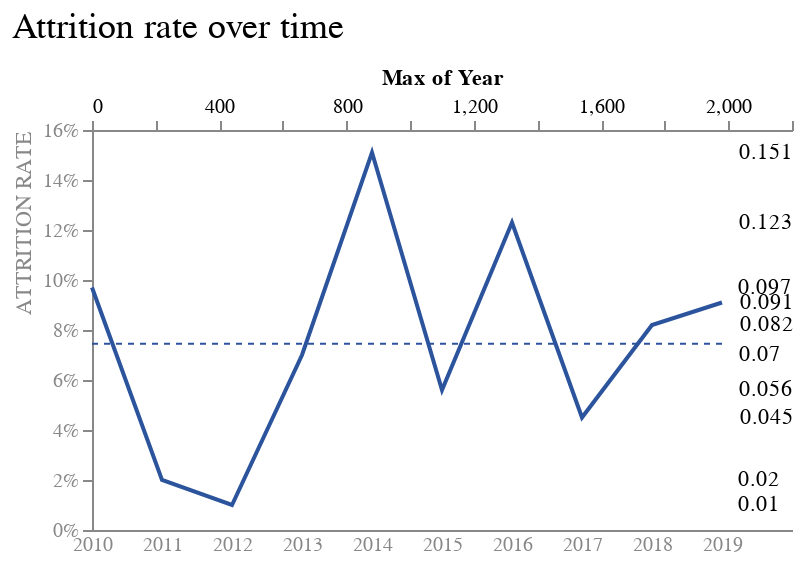

Notebook code for this chart:
### Markdown cell above
![Alt text](\Images\2_5b.png)

### Code cell
line = base.mark_line(color = '#2c549d').encode(
    x = alt.X('Year:O',
              axis = alt.Axis(labelAngle = 0, labelColor = '#888888', ticks = False),
              title = None,
              scale = alt.Scale(align = 0)
              ), 
    y = alt.Y('Attrition Rate',
              axis = alt.Axis(grid = False, titleAnchor = 'end', 
                              labelColor = "#888888", titleColor = '#888888', 
                              tickCount = 9, format = "%", titleFontWeight = 'normal'), 
              title = "ATTRITION RATE"
              )
    )

label = base.mark_text(align = 'left', dx = 3).encode(
    x= alt.X('Year', aggregate = 'max'),
    y = alt.Y('Attrition Rate', aggregate = {'argmax': 'Year'}),
    text = alt.Text('Attrition Rate')
)

final = line + rule + label

final.properties(
    width = 350,
    height = 200
).configure_view(stroke = None)

### Figure 1 — Vega-Lite specification as saved in the notebook (floating-point values rounded to 4 significant figures)
{"config": {"view": {"continuousWidth": 300, "continuousHeight": 300, "stroke": null}}, "layer": [{"mark": {"type": "line", "color": "#2c549d"}, "encoding": {"x": {"axis": {"labelAngle": 0, "labelColor": "#888888", "ticks": false}, "field": "Year", "scale": {"align": 0}, "title": null, "type": "ordinal"}, "y": {"axis": {"format": "%", "grid": false, "labelColor": "#888888", "tickCount": 9, "titleAnchor": "end", "titleColor": "#888888", "titleFontWeight": "normal"}, "field": "Attrition Rate", "title": "ATTRITION RATE", "type": "quantitative"}}, "title": {"text": "Attrition rate over time", "anchor": "start", "fontSize": 18, "fontWeight": "normal", "offset": 10}}, {"mark": {"type": "rule", "color": "#2c549d", "strokeDash": [3, 3]}, "encoding": {"x": {"value": 0}, "x2": {"value": 315}, "y": {"aggregate": "mean", "field": "Attrition Rate", "type": "quantitative"}}, "title": {"text": "Attrition rate over time", "anchor": "start", "fontSize": 18, "fontWeight": "normal", "offset": 10}}, {"mark": {"type": "text", "align": "left", "dx": 3}, "encoding": {"text": {"field": "Attrition Rate", "type": "quantitative"}, "x": {"aggregate": "max", "field": "Year", "type": "quantitative"}, "y": {"aggregate": {"argmax": "Year"}, "field": "Attrition Rate", "type": "quantitative"}}, "title": {"text": "Attrition rate over time", "anchor": "start", "fontSize": 18, "fontWeight": "normal", "offset": 10}}], "data": {"name": "data-0a7ed12b3693b0f6b7061ff4e2683f48"}, "height": 200, "width": 350, "$schema": "https://vega.github.io/schema/vega-lite/v5.15.1.json", "datasets": {"data-0a7ed12b3693b0f6b7061ff4e2683f48": [{"Year": 2019, "Attrition Rate": 0.091}, {"Year": 2018, "Attrition Rate": 0.082}, {"Year": 2017, "Attrition Rate": 0.045}, {"Year": 2016, "Attrition Rate": 0.123}, {"Year": 2015, "Attrition Rate": 0.056}, {"Year": 2014, "Attrition Rate": 0.151}, {"Year": 2013, "Attrition Rate": 0.07}, {"Year": 2012, "Attrition Rate": 0.01}, {"Year": 2011, "Attrition Rate": 0.02}, {"Year": 2010, "Attrition Rate": 0.097}]}}
